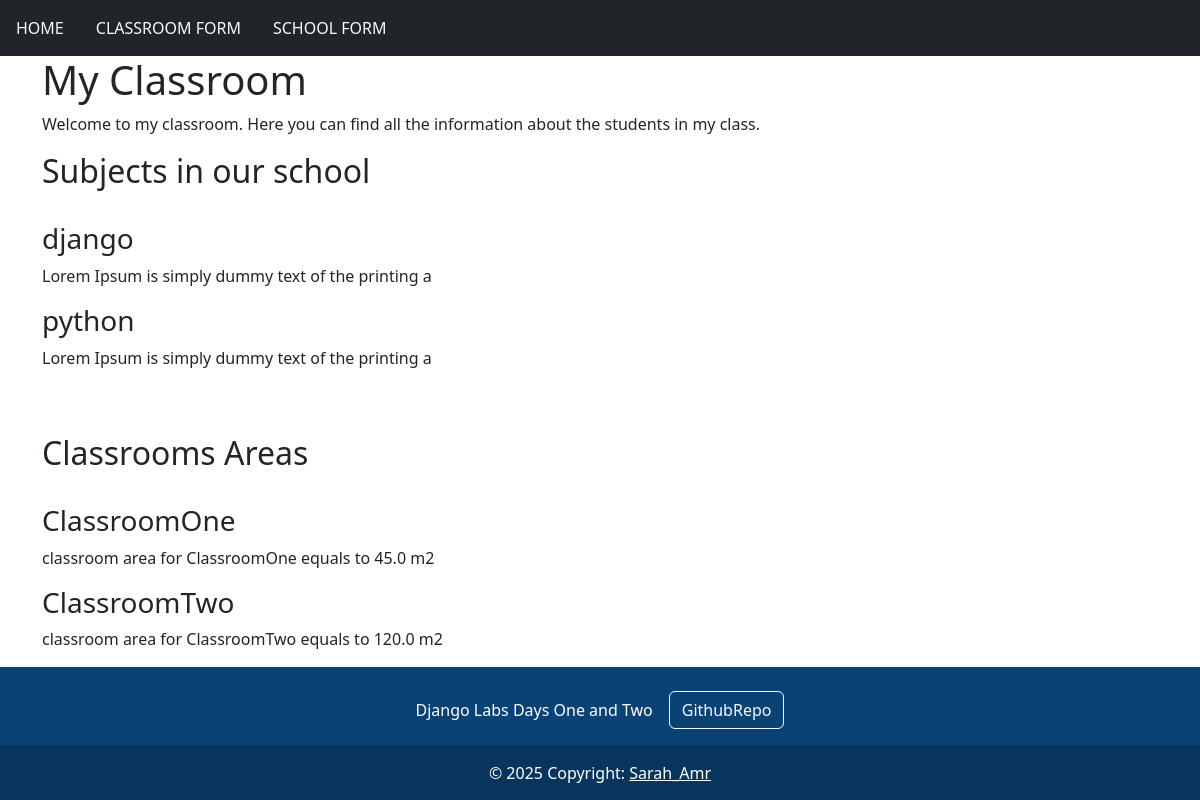
Before: / with the older database file.
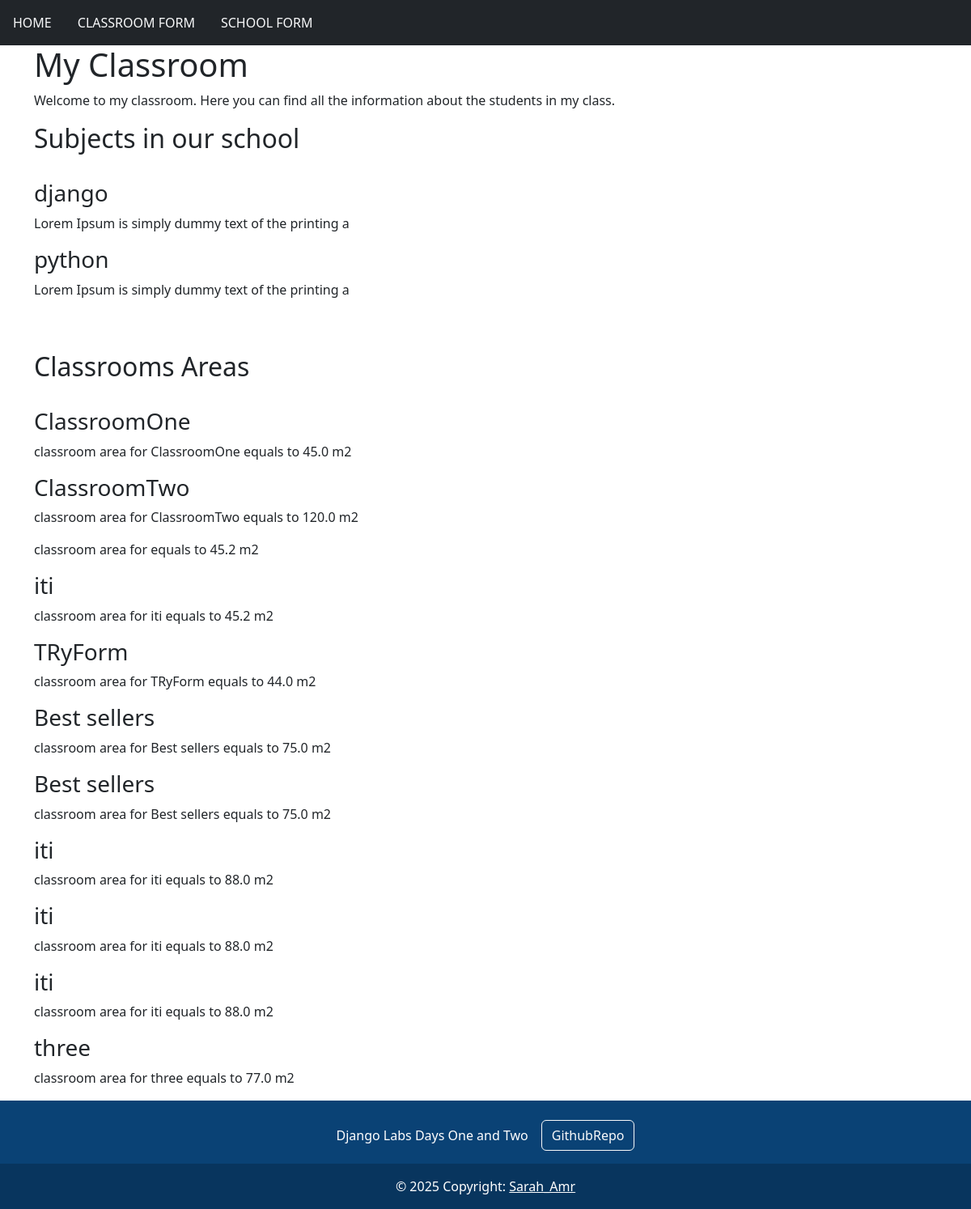
After: the same page with the newer database file.
### classroom/models.py (models this page shows, shortened)
class Subject(models.Model):
    name = models.CharField(max_length=30)
    description = models.TextField()

class Classroom(models.Model):
    name = models.CharField(max_length=30)
    subject = models.ForeignKey('Subject', on_delete=models.CASCADE,related_name='classrooms')
    year = models.IntegerField()
    teacher = models.CharField(max_length=30)
    student = models.ForeignKey('Student', on_delete=models.CASCADE,related_name='classrooms')
    School = models.ForeignKey('School', on_delete=models.CASCADE,related_name='classrooms_associated' ,default=1, null=True, blank=True)
    area = models.FloatField(null=True, blank=True)

### classroom/views.py (the view)
# urls.py: path('', views.home, name='home'),
def home(request):
    return render(request, 'myClassroom/index.html', {
        'classrooms': Classroom.objects.all(),
        'subjects': Subject.objects.all(),
        'schools': School.objects.all(),
        'students': Student.objects.all
    })

### templates/myClassroom/index.html
{% extends 'base.html' %}
{% block content %}
  <h1>My Classroom</h1>
  <p>Welcome to my classroom. Here you can find all the information about the students in my class.</p>
  <h2>Subjects in our school</h2>
  <br />
  {% for sub in subjects %}
    <h3>{{ sub.name }}</h3>
    <p>{{ sub.description|slice:'50' }}</p>
  {% endfor %}
  <br />
  <br />
  <h2>Classrooms Areas</h2>
  <br />
  {% for classroom in classrooms %}
    <h3>{{ classroom.name }}</h3>
    <p>classroom area for {{ classroom.name }} equals to {{ classroom.area }} m2</p>
  {% endfor %}
{% endblock %}

### templates/base.html
{% load static %}
{% include 'parts/navbar.html' %}
<div class="container">
  {% block content %}
  {% endblock %}
</div>
{% include 'parts/footer.html' %}

### templates/parts/navbar.html (shortened to what this page needs)
{% load bootstrap5 %}
{% bootstrap_css %}
<nav class="navbar navbar-dark bg-dark">
  <ul class="nav bg-dark">
    <li class="nav-item">
      <a class="nav-link link-light" href="/">HOME</a>
    </li>
    <li class="nav-item">
      <a class="nav-link link-light" href="/classroom">CLASSROOM FORM</a>
    </li>
    <li class="nav-item">
      <a class="nav-link link-light" href="/school">SCHOOL FORM</a>
    </li>
  </ul>
</nav>

### templates/parts/footer.html
<section class="">
  <footer class="text-center text-white" style="background-color: #0a4275;">
    <div class="container p-4 pb-0">
      <section class="">
        <p class="d-flex justify-content-center align-items-center">
          <span class="me-3">Django Labs Days One and Two</span>
          <a href="https://github.com/Saraahamrr/Django_Course" class="btn btn-outline-light btn-rounded" target="_blank">GithubRepo</a>
        </p>
      </section>
    </div>
    <div class="text-center p-3" style="background-color: rgba(0, 0, 0, 0.2);">
      © 2025 Copyright:
      <a class="text-white" target="_blank" href="https://www.linkedin.com/in/saraahamrr">Sarah_Amr</a>
    </div>
  </footer>
</section>

Changed rows visible on the page:
added Classroom: area "45.2"
added Classroom: name "iti", area "45.2"
added Classroom: name "TRyForm", area "44.0"
added Classroom: name "Best sellers", area "75.0"
added Classroom: name "Best sellers", area "75.0"
added Classroom: name "iti", area "88.0"
added Classroom: name "iti", area "88.0"
added Classroom: name "iti", area "88.0"
added Classroom: name "three", area "77.0"
